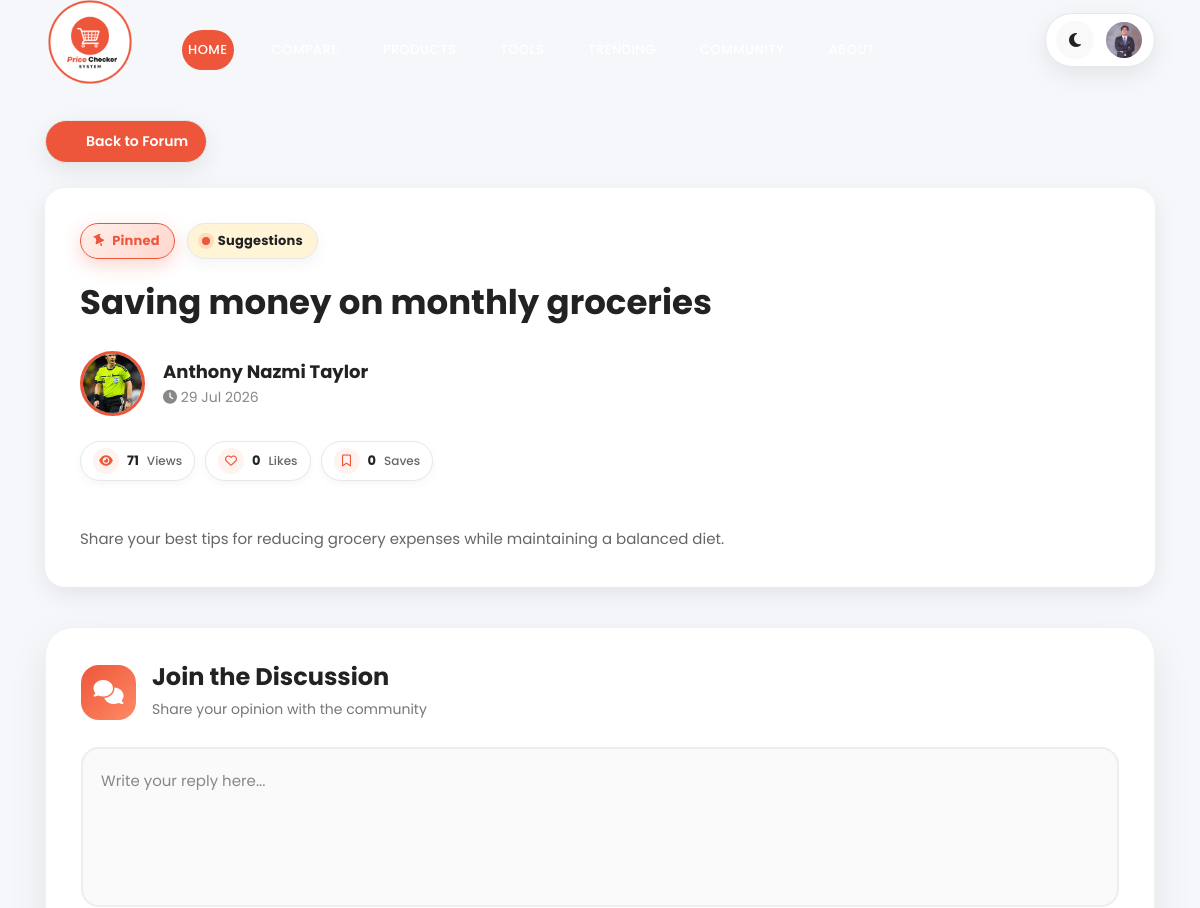
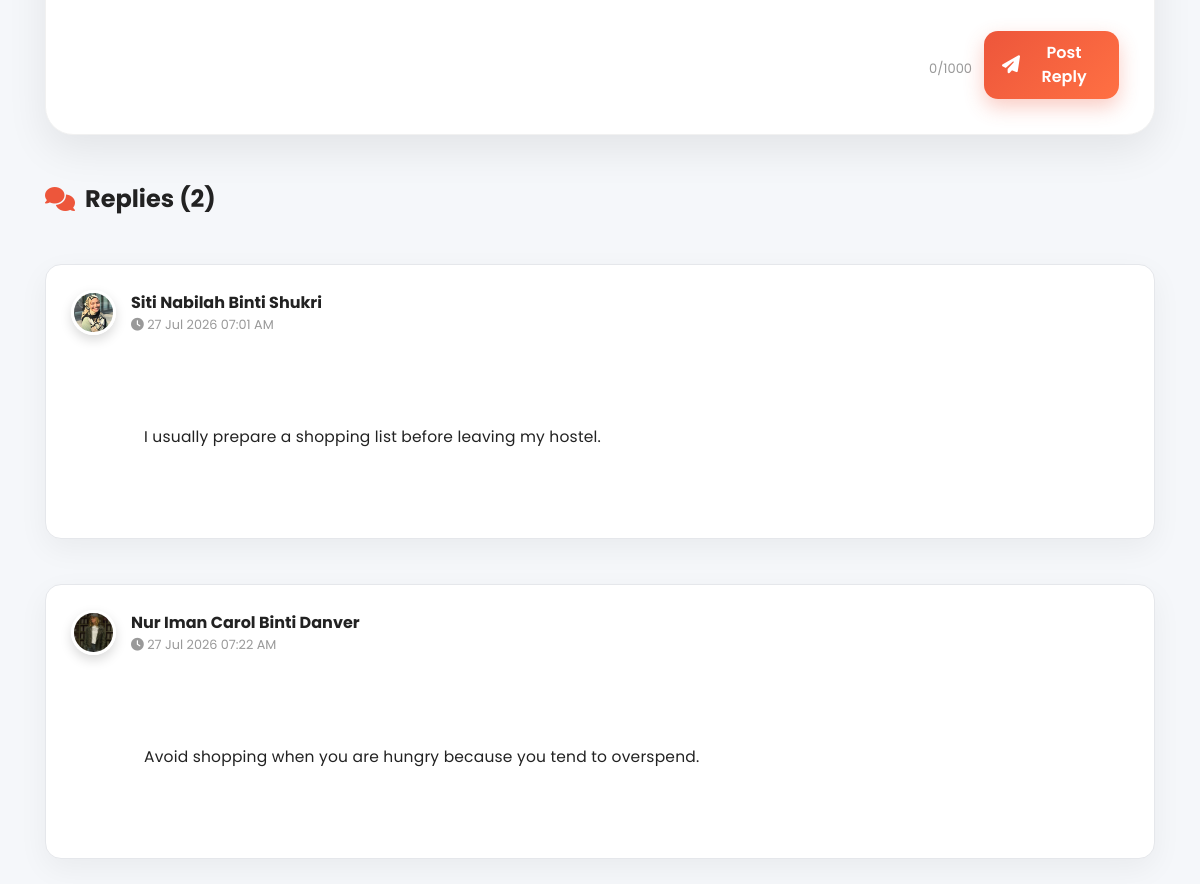
/src/admin/viewTopic.php?id=24 (signed in), run on an earlier commit of the app's database (2 pictures, top to bottom).
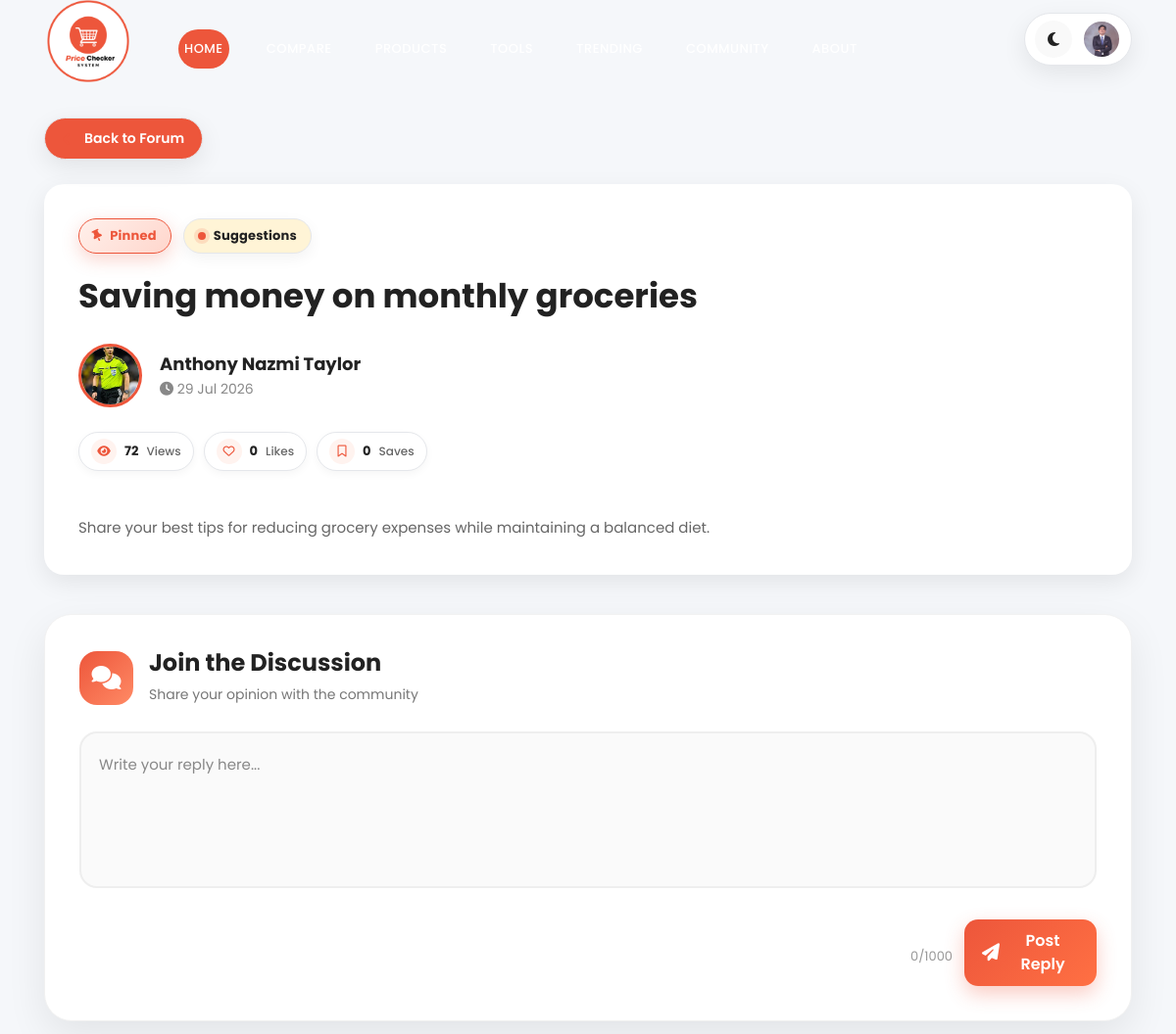
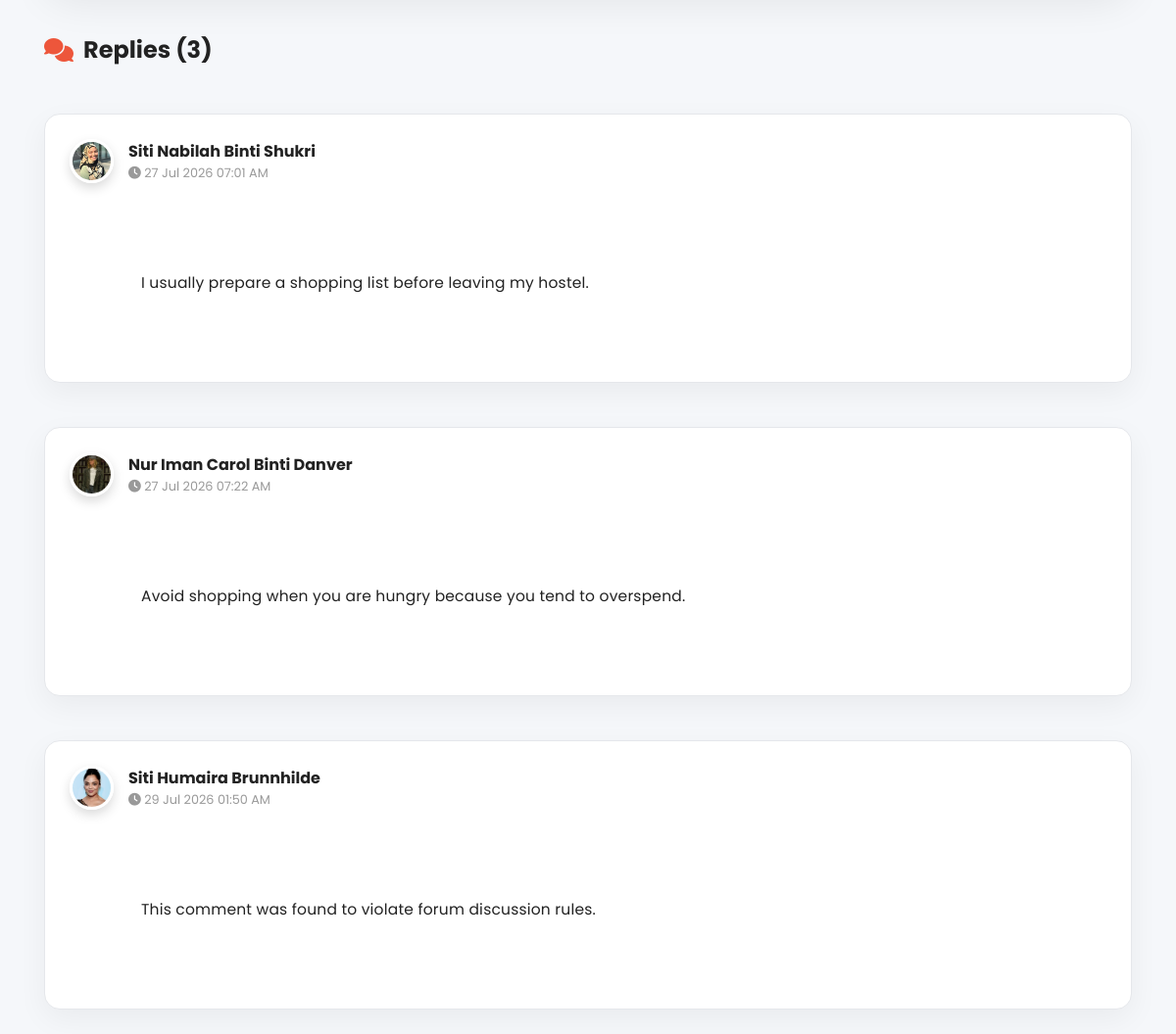
And on a later commit of the database (2 pictures, top to bottom).
### tables this page shows
CREATE TABLE `forumtopic` (
  `topicID` int(11) NOT NULL,
  `studentID` int(11) NOT NULL,
  `categoryID` int(11) NOT NULL,
  `topicTitle` varchar(200) NOT NULL,
  `topicContent` text NOT NULL,
  `views` int(11) DEFAULT 0,
  `isPinned` tinyint(1) DEFAULT 0,
  `isLocked` tinyint(1) DEFAULT 0,
  `status` enum('Active','Hidden') DEFAULT 'Active',
  `created_at` timestamp NOT NULL DEFAULT current_timestamp(),
  `updated_at` timestamp NOT NULL DEFAULT current_timestamp() ON UPDATE current_timestamp(),
  `topicTags` varchar(255) DEFAULT NULL
);

CREATE TABLE `forumreply` (
  `replyID` int(11) NOT NULL,
  `topicID` int(11) NOT NULL,
  `studentID` int(11) NOT NULL,
  `replyContent` text NOT NULL,
  `created_at` timestamp NOT NULL DEFAULT current_timestamp(),
  `updated_at` timestamp NULL DEFAULT current_timestamp() ON UPDATE current_timestamp(),
  `status` varchar(20) NOT NULL DEFAULT 'Active'
);

CREATE TABLE `student` (
  `studentID` int(11) NOT NULL,
  `fullName` varchar(255) NOT NULL,
  `username` varchar(255) NOT NULL,
  `email` varchar(255) NOT NULL,
  `password` varchar(255) NOT NULL,
  `studentIMG` varchar(255) NOT NULL,
  `logStatus` varchar(255) NOT NULL,
  `created_at` timestamp NOT NULL DEFAULT current_timestamp()
);

CREATE TABLE `forumcategory` (
  `categoryID` int(11) NOT NULL,
  `categoryName` varchar(100) NOT NULL,
  `categoryDescription` varchar(255) DEFAULT NULL,
  `created_at` timestamp NOT NULL DEFAULT current_timestamp()
);

### src/includes/forum/forumTopicHeader.php (the view, shortened to what this page needs)
<div class="topic-header-card">
    <div class="topic-header-top">
        <?php if($topic['isPinned']){ ?>
            <span class="pin-badge">
                <i class="fa fa-thumb-tack"></i>
                Pinned
            </span>
        <?php } ?>
        <span class="category-badge">
            <span class="category-dot"></span>
            <?php echo htmlspecialchars($topic['categoryName']); ?>
        </span>
    </div>
    <h1 class="topic-header-title">
        <?php echo htmlspecialchars($topic['topicTitle']); ?>
    </h1>
    <div class="topic-header-author">
        <img
        src="<?php echo !empty($topic['studentIMG']) ? $topic['studentIMG'] : '../../assets/images/profile/default.png'; ?>"
        class="topic-avatar">
        <div>
            <strong>
                <?php echo htmlspecialchars($topic['fullName']); ?>
            </strong>
            <br>
            <small>
                <i class="fa-solid fa-clock"></i>
                <?php echo date("d M Y",strtotime($topic['created_at'])); ?>
            </small>
        </div>
    </div>
    <div class="topic-stats">
        <span class="stat-chip views-chip">
            <i class="fa-solid fa-eye"></i>
            <strong>
                <?php echo $topic['views']; ?>
            </strong>
            <small>
                Views
            </small>
        </span>
        <span class="stat-chip like-chip">
            <a href="#"
            class="like-btn"
            data-id="<?php echo $topic['topicID']; ?>">
                <i class="<?php echo $topic['userLiked']
                    ? 'fa-solid fa-heart'
                    : 'fa-regular fa-heart'; ?>">
                </i>
            </a>
            <span class="like-count">
                <?php echo $topic['totalLikes']; ?>
            </span>
            <small>
                Likes
            </small>
        </span>
        <span class="stat-chip bookmark-chip">
            <a href="#"
            class="bookmark-btn"
            data-id="<?php echo $topic['topicID']; ?>">
                <i class="<?php echo $topic['userBookmarked']
                    ? 'fa-solid fa-bookmark'
                    : 'fa-regular fa-bookmark'; ?>">
                </i>
            </a>
            <span class="bookmark-count">
                <?php echo $topic['totalBookmarks']; ?>
            </span>
            <small>
                Saves
            </small>
        </span>
    </div>
    <div class="topic-actions">
        <br>
    </div>
    <div class="topic-description">
        <?php echo nl2br(htmlspecialchars($topic['topicContent'])); ?>
    </div>
</div>

### src/includes/forum/replyList.php
<div class="reply-list">
    <h4>
        <i class="fa fa-comments"></i>
        Replies
        (<?php echo mysqli_num_rows($replyQuery); ?>)
    </h4>
    <?php if(mysqli_num_rows($replyQuery)==0){ ?>
        <?php include("../includes/forum/replyEmpty.php"); ?>
    <?php }else{ ?>
        <?php while($reply=mysqli_fetch_assoc($replyQuery)){ ?>
            <?php include("../includes/forum/replyCard.php"); ?>
        <?php } ?>
    <?php } ?>
</div>

### src/includes/forum/replyHeader.php
<div class="reply-header">
    <div class="reply-user">
        <img
        src="<?php echo !empty($reply['studentIMG']) ? $reply['studentIMG'] : '../../assets/images/profile/default.png'; ?>"
        class="reply-avatar">
        <div>
            <strong>
                <?php echo htmlspecialchars($reply['fullName']); ?>
            </strong>
            <br>
            <small>
                <i class="fa-solid fa-clock"></i>
                <?php echo date("d M Y h:i A",strtotime($reply['created_at'])); ?>
            </small>
        </div>
    </div>
</div>

### src/includes/forum/replyContent.php (shortened to what this page needs)
<div class="reply-content">
    <?php
    echo nl2br(
        htmlspecialchars($reply['replyContent'])
    );
    ?>
</div>

What changed in the data, as far as the page shows it:
changed forumtopic "Saving money on monthly groceries": views "71" → "72"
added forumreply: studentID.studentIMG (picture), studentID.fullName "Siti Humaira Brunnhilde", created_at "29 Jul 2026 01:50 AM", replyContent "This comment was found to violate forum discussion rules."
Also different on the page:
mysqli_num_rows($replyQuery): "2" → "3"
